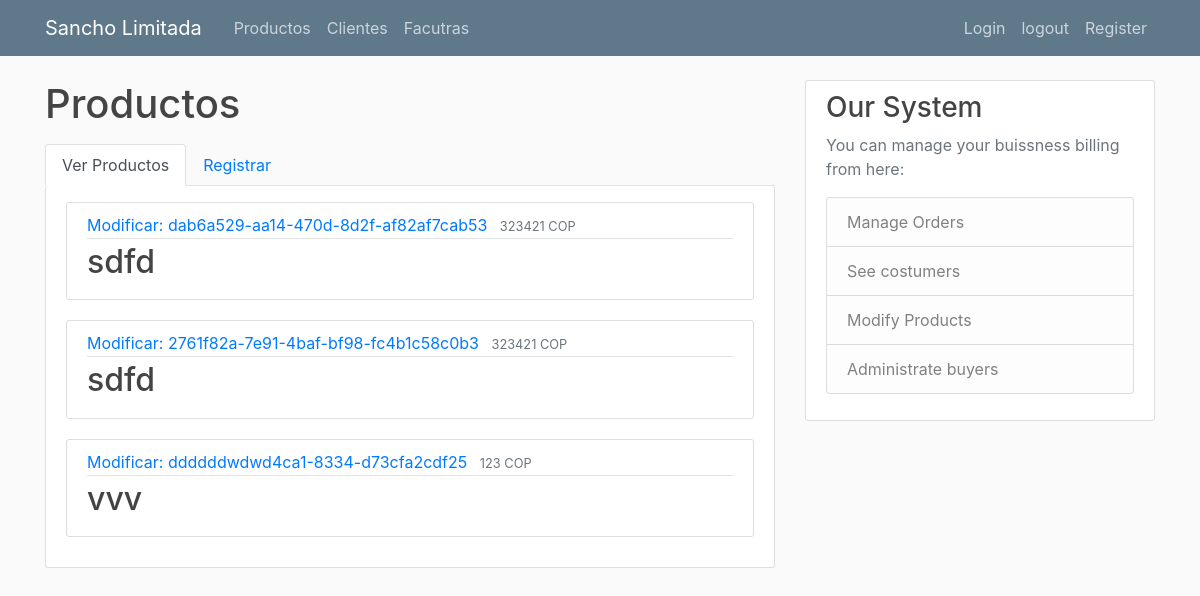
The page /productos (signed in) on the database as committed earlier.
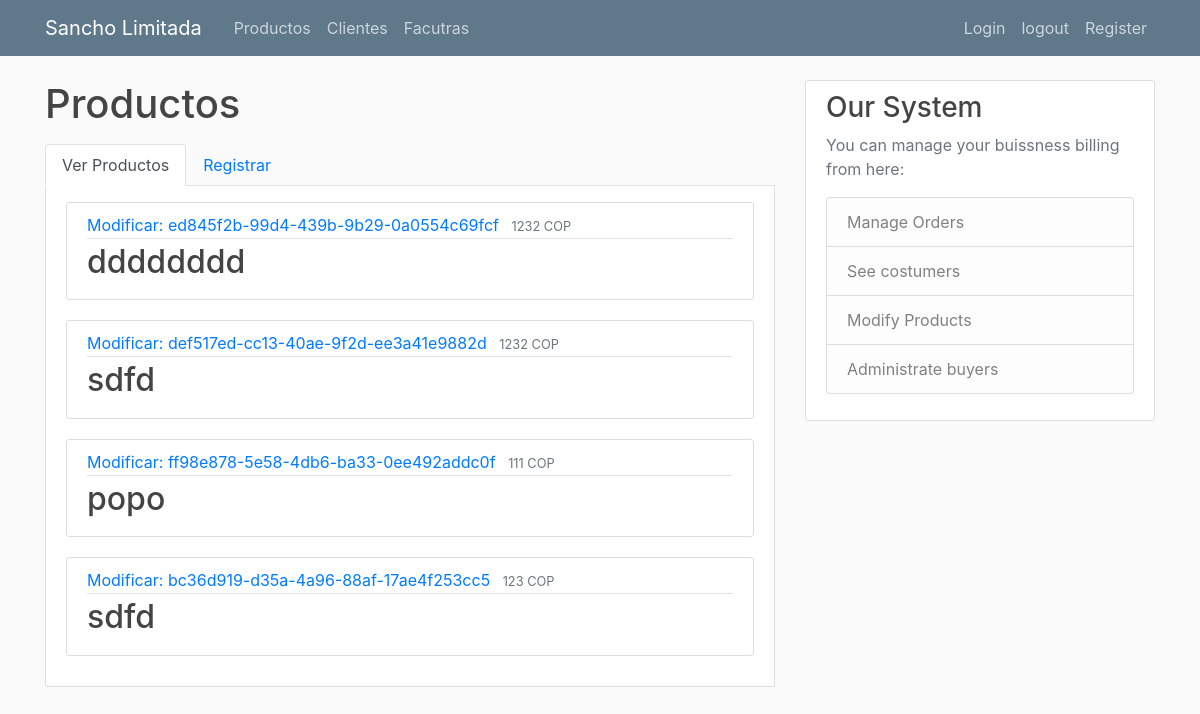
The same page on the database as committed later.
### SanchoApp/databaseModel.py (models this page shows, shortened)
class Producto(db.Model):
    __tablename__="productos"
    relacion_facturas = relationship("Factura",
                            secondary=relacion_productos_facturas,
                            back_populates="relacion_productos")
    id = db.Column(db.Integer, primary_key=True)
    nombre = db.Column(db.String(100), nullable=False)
    codigo = db.Column(db.String(100), nullable=False, unique=True)
    precio = db.Column(db.String(10), nullable=False)
    cantidad = db.Column(db.Integer, nullable=False, default=1)
    categoria = db.Column(db.String(100), nullable=True)
    bodega = db.Column(db.String(100), nullable=True)
    estado_activo = db.Column(db.Boolean(), nullable=False, default=True)

### SanchoApp/flaskRoutes.py (the view)
    @app.route("/")
    @app.route("/productos")
    @login_required
    def productos():
        product_record = Producto.query.order_by(
            Producto.categoria).limit(10).all()
        return render_template('productos.html', title='Productos', lista_de_productos=product_record)

### SanchoApp/flaskRoutes.py (called while the page is built)
@login_manager.user_loader
def load_user(user_id):
    return User.query.get(int(user_id))

### SanchoApp/templates/productos.html (shortened to what this page needs)
{% extends "layout.html" %}
{% block content %}
<h1 class="mb-3">Productos</h1>
<ul class="nav nav-tabs">
  <li class="nav-item">
    <a class="nav-link active" href="{{url_for('productos')}}">Ver Productos</a>
  </li>
  <li class="nav-item">
    <a class="nav-link" href="{{url_for('registrar_productos')}}">Registrar</a>
  </li>
</ul>
<div class="content-section border-top-0 pt-3">
  {% for producto in lista_de_productos %}
    {% if producto.estado_activo %}
      <article class="media content-section ">
        <div class="media-body">
          <div class="article-metadata">
            <a class="mr-2" href="productos/{{producto.id}}">{{"Modificar: "+producto.codigo }}</a>
            <small class="text-muted">{{ producto.precio + " COP"}}</small>
          </div>
          <h2 class="article-title" href="#">{{ producto.nombre }}</h2>
        </div>
      </article>
    {% endif %}
  {% endfor %}
</div>
{% endblock content %}

Rows that differ between the two databases and show on the page:
no longer on this page (row edited): Producto: codigo "Modificar: dab6a529-aa14-470d-8d2f-af82af7cab53", precio "323421 COP", nombre "sdfd"
removed Producto: codigo "Modificar: ddddddwdwd4ca1-8334-d73cfa2cdf25", precio "123 COP", nombre "vvv"
added Producto: codigo "Modificar: ed845f2b-99d4-439b-9b29-0a0554c69fcf", precio "1232 COP", nombre "dddddddd"
now on this page (row edited): Producto: codigo "Modificar: def517ed-cc13-40ae-9f2d-ee3a41e9882d", precio "1232 COP", nombre "sdfd"
added Producto: codigo "Modificar: ff98e878-5e58-4db6-ba33-0ee492addc0f", precio "111 COP", nombre "popo"
changed Producto: codigo "Modificar: 2761f82a-7e91-4baf-bf98-fc4b1c58c0b3" → "Modificar: bc36d919-d35a-4a96-88af-17ae4f253cc5"; precio "323421 COP" → "123 COP"
